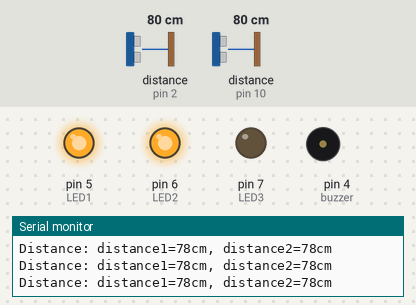
Simulated run of this sketch. Board: Arduino Uno, built with avr-gcc and run on an emulated ATmega328P. Shown: output pins drawn as LEDs (lit = HIGH), buzzer (waves = sounding), the last lines printed to the serial monitor. Wiring (inferred from the names in the program): 2 × ultrasonic range finder: trigger pin 3, echo pin 2 / trigger pin 11, echo pin 10. The inputs (shaded band) are chosen by the test bench; at power-on: distance to the obstacle (sensors on pin 2, pin 10) 80 cm. The echo pulse lasts 58.3 µs per cm; pins used as bus, display or sensor lines are not drawn.

Above: at 1.2 s.
1.3 s: distance to the obstacle (sensor on pin 2) set to 54 cm
4.3 s: distance to the obstacle (sensor on pin 2) set to 48 cm
At 5.4 s:
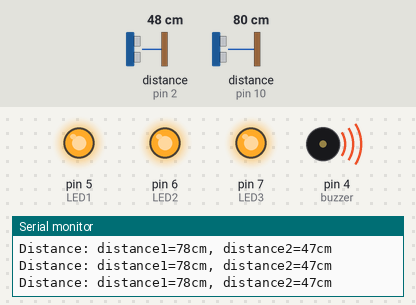
5.8 s: distance to the obstacle (sensor on pin 10) set to 29 cm
8.8 s: distance to the obstacle (sensor on pin 10) set to 24 cm
At 10.5 s:
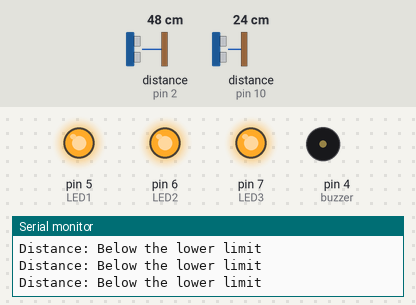
11.2 s: distance to the obstacle (sensor on pin 10) set to 60 cm
At 12.4 s:
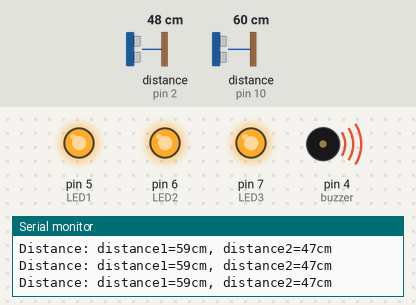
12.7 s: distance to the obstacle (sensor on pin 10) set to 18 cm
At 14.1 s:
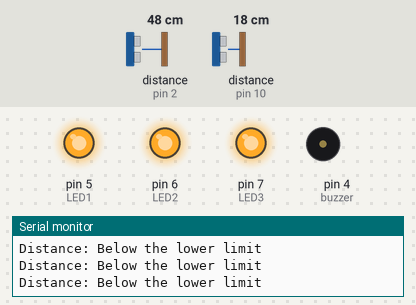
Timing chart, 0 to 15.7 s (numbered marks = the images above; inputs shaded):
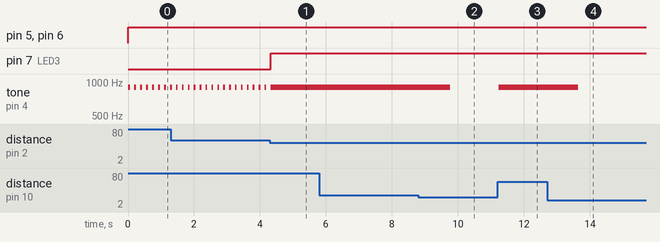

Measured:
- the behaviour switches between 52 and 51 cm on distance to the obstacle (sensor on pin 2) (found by bisection; images 0 and 1)
- the behaviour switches between 27 and 26 cm on distance to the obstacle (sensor on pin 10) (found by bisection; images 1 and 2)
- after the input at 4.3 s, pin 7 (LED3): LOW → HIGH at once; tone on pin 4 (buzzer): goes on until 4.3 s, then stays 900 Hz
- after the input at 8.8 s, tone on pin 4 (buzzer): 900 Hz → silent after 0.96 s
- after the input at 11.2 s, tone on pin 4 (buzzer): silent → 900 Hz at once
- after the input at 12.7 s, tone on pin 4 (buzzer): 900 Hz → silent after 0.95 s
- by itself, tone on pin 4 (buzzer): alternates 900 Hz for 0.05 s and silent for 0.13 s

The sketch:

Rear_ultrasonic_obstacle_detection.ino
```cpp
const int trigPin = 11;  // Trigger 핀1
const int echoPin = 10;  // Echo 핀1
const int trigPin2 = 3;  // Trigger 핀2
const int echoPin2 = 2;  // Echo 핀2
const int LED1 = 5;
const int LED2 = 6;
const int LED3 = 7;
const int buzzer = 4;

unsigned long previousMillis = 0;
unsigned long buzzerInterval = 0;

void setup() {
  Serial.begin(9600);  // 시리얼 통신 시작
  pinMode(trigPin, OUTPUT);  // Trigger1 핀을 출력으로 설정
  pinMode(echoPin, INPUT);   // Echo1 핀을 입력으로 설정
  pinMode(trigPin2, OUTPUT);  // Trigger2 핀을 출력으로 설정
  pinMode(echoPin2, INPUT);   // Echo2 핀을 입력으로 설정
  pinMode(LED1, OUTPUT);
  pinMode(LED2, OUTPUT);
  pinMode(LED3, OUTPUT);
  pinMode(buzzer, OUTPUT);
}

void loop() {
  long duration1, distance1;
  long duration2, distance2;
  long distance;

  // 1번 센서 초음파 신호 보내기 (JSN_B02는 20us)
  digitalWrite(trigPin, LOW);
  delayMicroseconds(2);
  digitalWrite(trigPin, HIGH);
  delayMicroseconds(20);
  digitalWrite(trigPin, LOW);

  // 1번 초음파 반사 시간 측정
  duration1 = pulseIn(echoPin, HIGH);

  // 2번 센서 초음파 신호 보내기
  digitalWrite(trigPin2, LOW);
  delayMicroseconds(2);
  digitalWrite(trigPin2, HIGH);
  delayMicroseconds(20);
  digitalWrite(trigPin2, LOW);

  // 2번 초음파 반사 시간 측정
  duration2 = pulseIn(echoPin2, HIGH);

  // 거리 계산 (cm 단위)
  distance1 = duration1 * 0.034 / 2;
  distance2 = duration2 * 0.034 / 2;

  // 두 센서 간 거리 값 중 가장 작은 값을 기준으로 장애물 위협을 판단
  distance = min(distance1, distance2);

  // 거리 출력
  Serial.print("Distance: ");
  // 거리 값이 400cm 이상 2cm 이하일 때는 감지하지 않음
  if (distance >= 400 || distance <= 2) {
    Serial.println("Out of range");
  } else {
    // 센서의 최소 탐지 거리 값이 20cm이기 때문에 25cm 이상일 때 알고리즘이 동작
    if (distance > 25) {
      unsigned long currentMillis = millis();
      // 탐지 거리가 150cm 이상일 때는 buzzer off & LED off
      if (distance > 150) {
        digitalWrite(LED1, LOW);
        digitalWrite(LED2, LOW);
        digitalWrite(LED3, LOW);
        noTone(buzzer);
        buzzerInterval = 0;
      }
      // 탐지 거리가 110cm 이상일 때는 buzzer on & LED 1개 on
      else if (distance > 110) {
        digitalWrite(LED1, LOW);
        digitalWrite(LED2, LOW);
        digitalWrite(LED3, LOW);
        if (currentMillis - previousMillis >= buzzerInterval) {
          previousMillis = currentMillis;
          tone(buzzer, 900, 50);
          buzzerInterval = 400;  // 400ms 간격으로 소리 발생
        }
      }
      // 탐지 거리가 80cm 이상일 때는 buzzer on & LED 1개 on
      else if (distance > 80) {
        digitalWrite(LED1, HIGH);
        digitalWrite(LED2, LOW);
        digitalWrite(LED3, LOW);
        if (currentMillis - previousMillis >= buzzerInterval) {
          previousMillis = currentMillis;
          tone(buzzer, 900, 50);
          buzzerInterval = 300;  // 300ms 간격으로 소리 발생
        }
      }
      // 탐지 거리가 50cm 이상일 때는 buzzer on & LED 2개 on
      else if (distance > 50) {
        digitalWrite(LED1, HIGH);
        digitalWrite(LED2, HIGH);
        digitalWrite(LED3, LOW);
        if (currentMillis - previousMillis >= buzzerInterval) {
          previousMillis = currentMillis;
          tone(buzzer, 900, 50);
          buzzerInterval = 100;  // 100ms 간격으로 소리 발생
        }
      }
      // 탐지 거리가 50cm 이하일 때는 buzzer on & LED 3개 on
      else {
        digitalWrite(LED1, HIGH);
        digitalWrite(LED2, HIGH);
        digitalWrite(LED3, HIGH);
        if (currentMillis - previousMillis >= buzzerInterval) {
          previousMillis = currentMillis;
          tone(buzzer, 900, 1000);
          buzzerInterval = 10;  // 10ms 간격으로 소리 발생
        }
      }
      // 각각의 센서 값을 출력
      Serial.print("distance1=");
      Serial.print(distance1);
      Serial.print("cm, distance2=");
      Serial.print(distance2);
      Serial.println("cm");
    } else {
      Serial.println("Below the lower limit");
    }
  }

  delay(80);
}
```
